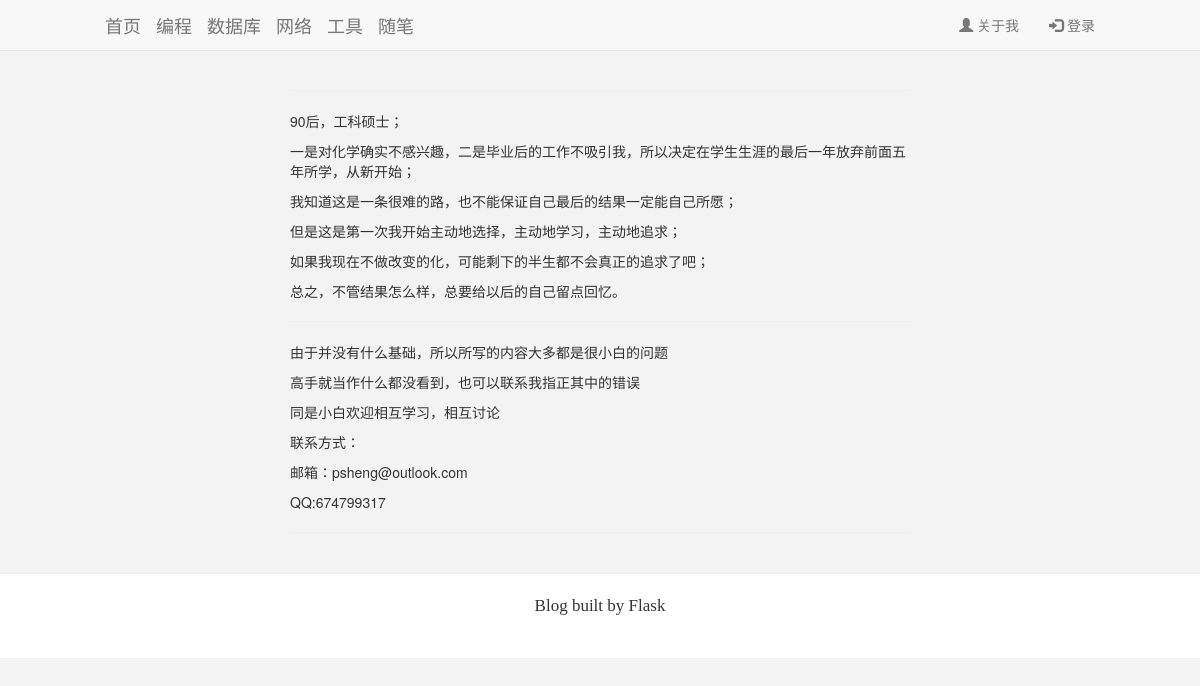
Before: /about_me with the older database file.
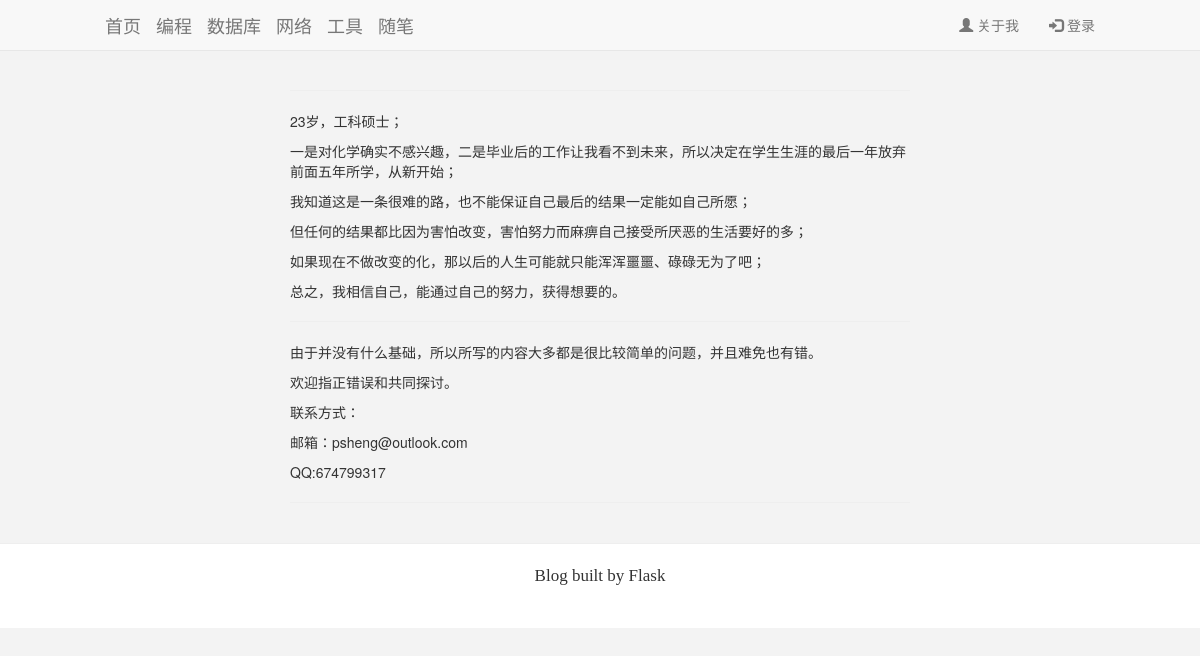
After: the same page with the newer database file.
### app/models.py (models this page shows, shortened)
class Admin(db.Model, UserMixin):
    __tablename__ = 'admin'
    id = db.Column(db.Integer, primary_key=True)
    username = db.Column(db.String(64), unique=True, index=True)
    password_hash = db.Column(db.String(128))
    user_pic = db.Column(db.Text)
    about_me = db.Column(db.Text)
    @property
    def password(self):
        raise AttributeError('password is not a readable attribute')

### app/main/view.py (the view)
@main.route('/about_me')
def about_me():
    user = Admin.query.filter_by(id=1).first()
    return render_template('about_me.html', user=user)

### app/templates/about_me.html (shortened to what this page needs)
<!DOCTYPE html>
{% extends 'base.html' %}
{% block body %}
    <div class="container">
        <div class="row">
            <div class="about_me">
                <hr>
                {{ user.about_me | safe }}
                <hr>
            </div>
        </div>
    </div>
{% endblock %}

Changed rows visible on the page:
changed Admin: about_me "90后，工科硕士； 一是对化学确实不感兴趣，二是毕业后的工作不吸引我，所以决定在学生生涯的最后一年放弃前面五年所学，从新开始； 我知道这是一条很难的路，也不能保证自己最后的结果一定能自己所愿； 但是这是第一次我开始主动地选择，主动地学习，主动地追求； 如果我现在不做改变的化，可能剩下的半生都不会真正的追求了吧； 总之，不管结果怎么样，总要给以后的自己留点回忆。 由于并没有什么基础，所以所写的内容大多都是很小白的问题 高手就当作什么都没看到，也可以联系我指正其中的错误 同是小白欢迎相互学习，相互讨论 联系方式： 邮箱：psheng@outlook.com QQ:674799317" → "23岁，工科硕士； 一是对化学确实不感兴趣，二是毕业后的工作让我看不到未来，所以决定在学生生涯的最后一年放弃前面五年所学，从新开始； 我知道这是一条很难的路，也不能保证自己最后的结果一定能如自己所愿； 但任何的结果都比因为害怕改变，害怕努力而麻痹自己接受所厌恶的生活要好的多； 如果现在不做改变的化，那以后的人生可能就只能浑浑噩噩、碌碌无为了吧； 总之，我相信自己，能通过自己的努力，获得想要的。 由于并没有什么基础，所以所写的内容大多都是很比较简单的问题，并且难免也有错。 欢迎指正错误和共同探讨。 联系方式： 邮箱：psheng@outlook.com QQ:674799317"
